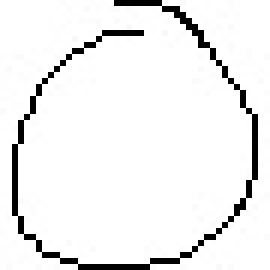
#> input picture math_solver (CNN Model)/extracted_images/0/0_106168.jpg, 45 x 45 px (shown 6 times larger); its folder holds 4 pictures in this run
$ jupyter execute --allow-errors image_to_array.ipynb   (shell and % lines are left out)
#> lines starting #> are read from the running program, lines starting #| are printed output that depends on the picture; after the words box and inside, x2 and y2 are one past the last pixel; in counts of white or black regions, pixels touching at a corner belong together
[cell 1]
import numpy as np
import cv2
from PIL import Image
from matplotlib import pyplot as plt
import os
from os import listdir
from os.path import isfile, join
import pandas as pd

[cell 2]
def load_images_from_folder(folder):
    train_data=[]
    for filename in os.listdir(folder):
        img = cv2.imread(os.path.join(folder,filename),cv2.IMREAD_GRAYSCALE)
        #img=~img
        if img is not None:
            img=~img
            ret,thresh=cv2.threshold(img,127,255,cv2.THRESH_BINARY)
            ctrs,ret=cv2.findContours(thresh,cv2.RETR_EXTERNAL,cv2.CHAIN_APPROX_NONE)
            cnt=sorted(ctrs, key=lambda ctr: cv2.boundingRect(ctr)[0])
            w=int(28)
            h=int(28)
            maxi=0
            for c in cnt:
                x,y,w,h=cv2.boundingRect(c)
                maxi=max(w*h,maxi)
                if maxi==w*h:
                    x_max=x
                    y_max=y
                    w_max=w
                    h_max=h
            im_crop= thresh[y_max:y_max+h_max+10, x_max:x_max+w_max+10]
            im_resize = cv2.resize(im_crop,(28,28))
            im_resize=np.reshape(im_resize,(784,1))
            train_data.append(im_resize)
    return train_data

#> (a cell that did not finish here is left out)

len(data)
for i in range(0,len(data)):
    data[i]=np.append(data[i],['10'])

print(len(data))

#> (a cell that did not finish here is left out)


for i in range(0,len(data11)):
    data11[i]=np.append(data11[i],['11'])
data=np.concatenate((data,data11))
print(len(data))

[cell 5]
data0=load_images_from_folder('0')
#> call 3 of load_images_from_folder, with folder = '0'
#> in load_images_from_folder, img is the input picture: shape (45, 45); min 0, max 255, mean 238.5
#> in load_images_from_folder (call 3), `img=~img`:
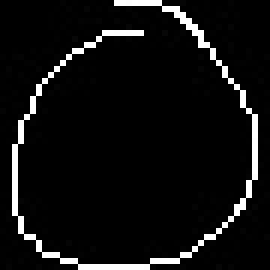
#> img: shape (45, 45) (shown 6 times larger); min 0, max 255, mean 16.5
#> in load_images_from_folder (call 3), `ret,thresh=cv2.threshold(img,127,255,cv2.THRESH_BINARY)`: thresh: shape (45, 45); 6.4% white in thin lines or dots
#> in load_images_from_folder (call 3), `ctrs,ret=cv2.findContours(thresh,cv2.RETR_EXTERNAL,cv2.CHAIN_APPROX_NO..`: ctrs = 1 contour, all with area under 20; ret = [[-1, -1, -1, -1]]
#> in load_images_from_folder (call 3), `cnt=sorted(ctrs, key=lambda ctr: cv2.boundingRect(ctr)[0])`: cnt = 1 contour, all with area under 20
#> the loop in load_images_from_folder (call 3), `for c in cnt:` made 1 pass
#> (x, y, w, h, maxi, x_max, y_max, w_max) on pass 1: (2, 0, 41, 45, 1845, 2, 0, 41)
#> in load_images_from_folder (call 3), `im_crop= thresh[y_max:y_max+h_max+10, x_max:x_max+w_max+10]`:
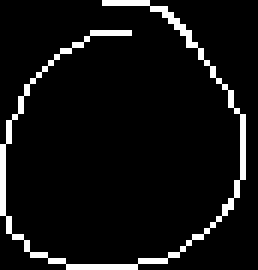
#> im_crop: shape (45, 43) (shown 6 times larger); 6.7% white in thin lines or dots
#> in load_images_from_folder (call 3), `im_resize = cv2.resize(im_crop,(28,28))`:
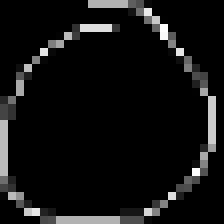
#> im_resize: shape (28, 28) (shown 8 times larger); min 0, max 254, mean 17.9
#> in load_images_from_folder (call 3), `im_resize=np.reshape(im_resize,(784,1))`: im_resize = 784 values, max 254 at index 104, min 0 at index 0, mean 17.92
#> pass 2 of the loop in load_images_from_folder, `for filename in os.listdir(folder):`:
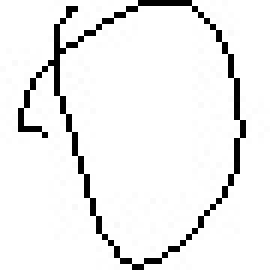
#> input picture math_solver (CNN Model)/extracted_images/0/0_10851.jpg, 45 x 45 px (shown 6 times larger)
#> in load_images_from_folder, img is the input picture: shape (45, 45); min 0, max 255, mean 238.2
#> thresh: shape (45, 45); 6.5% white in thin lines or dots, all inside (x1, y1, x2, y2) = (3, 0, 41, 45)
#> ctrs = 1 contour; box (x1, y1, x2, y2) and area: (3, 0, 41, 45) 982
#> cnt has the same summary as ctrs
#> the loop in load_images_from_folder (call 3), `for c in cnt:` made 1 pass
#> (x, y, w, h, maxi, x_max, y_max, w_max) on pass 1: (3, 0, 38, 45, 1710, 3, 0, 38)
#> in load_images_from_folder (call 3), `im_crop= thresh[y_max:y_max+h_max+10, x_max:x_max+w_max+10]`:
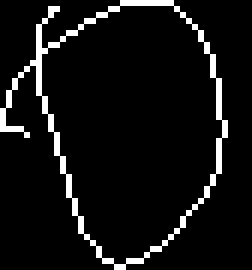
#> im_crop: shape (45, 42) (shown 6 times larger); 6.9% white in thin lines or dots
#> in load_images_from_folder (call 3), `im_resize = cv2.resize(im_crop,(28,28))`:
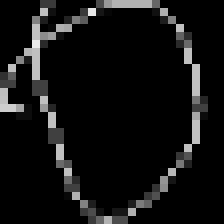
#> im_resize: shape (28, 28) (shown 8 times larger); min 0, max 233, mean 18
#> in load_images_from_folder (call 3), `im_resize=np.reshape(im_resize,(784,1))`: im_resize = 784 values, max 233 at index 144, min 0 at index 0, mean 18.01
#> pass 3 of the loop in load_images_from_folder, `for filename in os.listdir(folder):`:
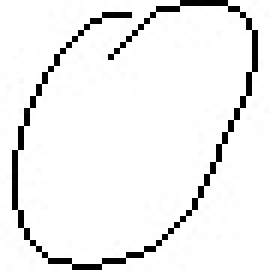
#> input picture math_solver (CNN Model)/extracted_images/0/0_17190.jpg, 45 x 45 px (shown 6 times larger)
#> in load_images_from_folder, img is the input picture: shape (45, 45); min 0, max 255, mean 238.9
#> thresh: shape (45, 45); 6.2% white in thin lines or dots
#> ctrs = 1 contour, all with area under 20
#> in load_images_from_folder (call 3), `im_crop= thresh[y_max:y_max+h_max+10, x_max:x_max+w_max+10]`:
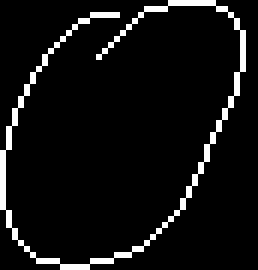
#> im_crop: shape (45, 43) (shown 6 times larger); 6.5% white in thin lines or dots
#> in load_images_from_folder (call 3), `im_resize = cv2.resize(im_crop,(28,28))`:
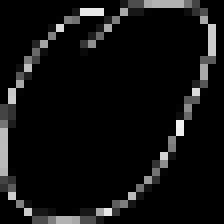
#> im_resize: shape (28, 28) (shown 8 times larger); min 0, max 241, mean 16.9
#> in load_images_from_folder (call 3), `im_resize=np.reshape(im_resize,(784,1))`: im_resize = 784 values, max 241 at index 442, min 0 at index 0, mean 16.86
#> the loop made 4 passes; the first 3 are shown
for i in range(0,len(data0)):
    data0[i]=np.append(data0[i],['0'])
#> (the rest of this cell did not finish here and is left out)

#> (a cell that did not finish here is left out)
